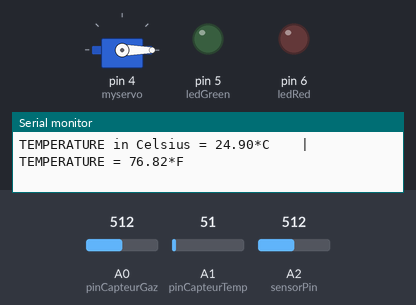
Recording of a sketch running on a simulated Arduino Mega 2560, built with avr-gcc and run on an emulated ATmega2560. On the bench: servo, output pins drawn as LEDs (lit = HIGH), the last lines printed to the serial monitor. Inputs (shaded band) come from the test bench; at power-on: A0 (pinCapteurGaz) = 512, A1 (pinCapteurTemp) = 51, A2 (sensorPin) = 512.

Above: at 1.2 s.
1.3 s: A0 (pinCapteurGaz) set to 490
At 2.4 s:
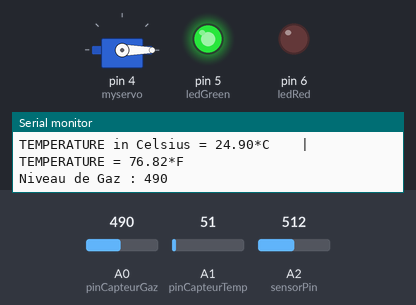
2.8 s: A0 (pinCapteurGaz) set to 514
At 3.5 s:
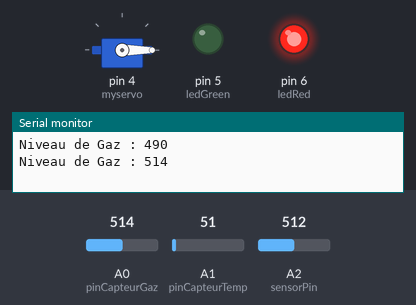
11.2 s: A0 (pinCapteurGaz) set to 122
At 12.3 s:
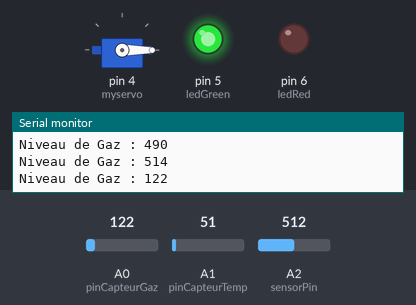
Timing chart, 0 to 13.7 s (numbered marks = the images above; inputs shaded):
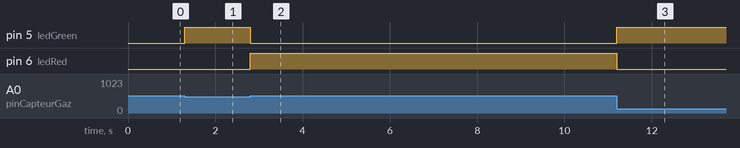

The sketch:

ArduinoCuisiniere.ino
```cpp
#include <Arduino.h>
#include "CapteurGaz.h"
#include "CapteurTemp.h"
#include "Electrovanne.h"
#include "ManoDig.h"

void setup() {
  // Initialiser la communication série du port COM (optionnel)
  Serial.begin(9600);
  CapteurGazSetup();
  CapteurTempSetup();
  ElectrovanneSetup();
  ManoDigSetup();
}

void loop() {
  CapteurGazLoop();
  CapteurTempLoop();
  ElectrovanneLoop();
  ManoDigLoop();
}
```

CapteurGaz.cpp
```cpp
#include <Arduino.h>
#include "CapteurGaz.h"

// Déclaration des broches
const int pinCapteurGaz = A0;
const int buzzer = 23;
const int ledRed = 6;
const int ledGreen = 5;

// Initialisation des valeurs initiales
int valeurPrec = 0;
unsigned long lastMillis = 0;
int valeurCapteurGaz = 0; // Définir `valeurCapteurGaz` comme variable globale

void CapteurGazSetup() {
  Serial.begin(9600); // Initialisation du monitor série
  pinMode(ledRed, OUTPUT); // Initialiser le port 25 comme une sortie digitale
  pinMode(ledGreen, OUTPUT);
}

void CapteurGazLoop() {
  // Obtention du temps actuel
  unsigned long currentMillis = millis();
  // Lecture de la valeur envoyée par le capteur
  valeurCapteurGaz = analogRead(pinCapteurGaz);

  if ((valeurCapteurGaz != valeurPrec) && (currentMillis - lastMillis >= 500)) {
    if (valeurCapteurGaz < 500) {
      digitalWrite(buzzer, LOW); // Eteindre le buzzer
      digitalWrite(ledRed, LOW); // Eteindre la LED
      digitalWrite(ledGreen, HIGH);
    } else {
      digitalWrite(buzzer, HIGH); // Allumer le buzzer
      digitalWrite(ledRed, HIGH); // Alluler la LED
      digitalWrite(ledGreen, LOW);
    }
    // Affichage du niveau de gaz sur le monitor série
    Serial.print("Niveau de Gaz : ");
    Serial.println(valeurCapteurGaz);

    // Mise à jour de la valeur précédente du capteur
    valeurPrec = valeurCapteurGaz;
    // Mise à jour du temps écoulé
    lastMillis = currentMillis;
  }
}
```

CapteurGaz.h
```cpp
#ifndef CAPTEURGAZ_H
#define CAPTEURGAZ_H

// Déclaration de "valeurCapteurGaz" comme une variable globale
extern int valeurCapteurGaz;
extern int valeurPrec;

void CapteurGazSetup();
void CapteurGazLoop();

#endif
```

CapteurTemp.cpp
```cpp
#include <Arduino.h>
#include "CapteurTemp.h"

// Déclaration des broches et variables
const int pinCapteurTemp = A1;
const int led = 12;
float valeurTempPrec = 0;
unsigned long lastTempMillis = 0;
int valeurTemp = 0;
float TempCel ;

void CapteurTempSetup() {
  Serial.begin(9600);    // Initialisation du port série
  pinMode(led, OUTPUT);  // Initialiser la LED comme une sortie digitale
}

void CapteurTempLoop() {
  // Obtention du temps actuel
  unsigned long currentTempMillis = millis();
  // Lecture de la valeur envoyée par le capteur de température
  valeurTemp = analogRead(pinCapteurTemp);
  TempCel = (valeurTemp / 1024.0) * 500;  // Conversion en Celsius

  if (currentTempMillis - lastTempMillis >= 500) {
    if (TempCel < 100) {
      digitalWrite(led, LOW);  // Éteindre le buzzer
    } else {
      digitalWrite(led, HIGH);  // Allumer le buzzer
    }

    if (TempCel != valeurTempPrec) {
      // Affichage de la température sur le monitor série
      Serial.print("TEMPERATURE in Celsius = ");  // Affichage de la température en Celsius
      Serial.print(TempCel);
      Serial.print("*C");
      Serial.print("    |    ");

      float TempFarh = (TempCel * 9) / 5 + 32;  // Conversion en Fahrenheit
      Serial.print("TEMPERATURE = ");           // Affichage de la température en Fahrenheit
      Serial.print(TempFarh);
      Serial.print("*F");
      Serial.println();

      // Mise à jour de la valeur précédente du capteur
      valeurTempPrec = TempCel;
    }
    // Mise à jour du temps écoulé
    lastTempMillis = currentTempMillis;
  }
}
```

CapteurTemp.h
```cpp
#ifndef CAPTEURTEMP_H
#define CAPTEURTEMP_H

// Déclaration de "TempValue" comme une variable globale
extern float TempCel;
extern float valeurTempPrec;

void CapteurTempSetup();
void CapteurTempLoop();

#endif
```

Electrovanne.cpp
```cpp
#include <Arduino.h>
#include "Electrovanne.h"
#include "CapteurGaz.h"
#include <Servo.h>   // La bibliothèque Servo pour contrôler le servo moteur
#include <Keypad.h>  // La bibliothèque Keypad pour lire les entrées du clavier

int temperatureTarget = 0;  // Initialise la variable pour stocker la température cible
float angle = 0;            // Initialise la variable pour stocker l'angle du servo moteur

Servo myservo;  // Crée un objet Servo pour contrôler le servo moteur

const byte ROWS = 4;  // Définit le nombre de lignes du clavier
const byte COLS = 3;  // Définit le nombre de colonnes du clavier

// Définit la disposition des touches sur le clavier
char keys[ROWS][COLS] = {
  { '1', '2', '3' },
  { '4', '5', '6' },
  { '7', '8', '9' },
  { '*', '0', '#' }
};

// Définit les broches Arduino connectées aux lignes du clavier
byte rowPins[ROWS] = { 10, 9, 8, 7 };
// Définit les broches Arduino connectées aux colonnes du clavier
byte colPins[COLS] = { 11, 12, 13 };

// Crée un objet Keypad pour gérer les entrées du clavier
Keypad keypad = Keypad(makeKeymap(keys), rowPins, colPins, ROWS, COLS);

// Fonction pour convertir la température en angle du servo
float temperature_Angle(float temperature) {
  float m = 180.0 / 1100.0;    // Pente de la conversion linéaire
  float b = -90.0;             // Décalage de la conversion linéaire
  return m * temperature + b;  // Calcule l'angle à partir de la température
}

void ElectrovanneSetup() {
  // Initialise la communication série à 9600 bauds
  Serial.begin(9600);
  // Attache le servo à la broche 4 de l'Arduino
  myservo.attach(4);
}

void ElectrovanneLoop() {
  if (valeurCapteurGaz > 500 && (valeurCapteurGaz != valeurPrec)) {
    Serial.println("Niveau de gaz eleve ! Fermeture du gaz.");
    myservo.write(0);  // Ramener le servomoteur à zéro
    valeurPrec = valeurCapteurGaz;
  } else {
    static int userInput = 0;    // Variable statique pour stocker l'entrée utilisateur
    static int digitCount = 0;   // Compteur statique pour les chiffres entrés
    char key = keypad.getKey();  // Lire une touche du clavier

    if (key != NO_KEY) {                           // Si une touche est pressée
      if (isdigit(key)) {                          // Si la touche est un chiffre
        userInput = userInput * 10 + (key - '0');  // Ajouter le chiffre à l'entrée utilisateur
        digitCount++;                              // Incrémenter le compteur de chiffres
        Serial.print(key);                         // Afficher le chiffre entré sur le moniteur série
      } else if (key == '*') {                     // Si l'utilisateur appuie sur '*'
        digitCount = 0;                            // Réinitialiser le compteur de chiffres
        userInput = 0;                             // Réinitialiser l'entrée utilisateur
        Serial.println("Réinitialisation de l'entrée.");
      } else if (key == '#') {  // Si l'utilisateur appuie sur '#'
        // Vérification de la température entrée
        if (digitCount >= 2 && userInput >= 10 && userInput <= 1100) {
          Serial.print("Temperature valide : ");
          Serial.println(userInput);

          // Convertir l'entrée utilisateur en température cible
          temperatureTarget = userInput;

          // Conversion de la température en angle du servo
          float tempObtenue = temperature_Angle(temperatureTarget);
          angle = map(tempObtenue, -90, 90, 1000, 2000);  // Conversion de l'angle en une plage de 0 à 180 degrés pour le servo

          // Définir l'angle du servo
          myservo.write(angle);

          Serial.print("Angle pour le servo : ");
          Serial.println(tempObtenue);
        } else {
          Serial.println("Entrée invalide. Veuillez entrer une température entre 10 et 1100.");
        }
        digitCount = 0;
        userInput = 0;
      }
    }
  }
}
```

Electrovanne.h
```cpp
#ifndef ELECTROVANNE_H
#define ELECTROVANNE_H


void ElectrovanneSetup();
void ElectrovanneLoop();

#endif
```

ManoDig.cpp
```cpp
#include <Arduino.h>
#include "ManoDig.h"
const int sensorPin = A2; // Broche analogique où le capteur est connecté
int sensorValuePrec = 0;

void ManoDigSetup() {
  Serial.begin(9600); // Initialiser la communication série
}

void ManoDigLoop() {
  // Lire la valeur analogique du capteur
  int sensorValue = analogRead(sensorPin);

  if(sensorValue != sensorValuePrec){
     // Convertir la valeur analogique en tension (0 - 5V)
  float voltage = sensorValue * (5.0 / 1023.0);

  // Convertir la tension en pression (kPa)
  // MPX4250 : 0.2V à 4.9V correspond à 20 kPa à 250 kPa
  float pressure_kPa = (voltage - 0.2) * (250.0 - 20.0) / (4.9 - 0.2) + 20.0;

  // Calculer la pression en pourcentage
  float pressure_percentage = (pressure_kPa - 20.0) * 100 / (250.0 - 20.0);
   // Afficher les résultats sur le moniteur série
  Serial.print("Tension (V): ");
  Serial.print(voltage);
  Serial.print(" | Pression (kPa): ");
  Serial.print(pressure_kPa);
  Serial.print(" | Pression (%): ");
  Serial.println(pressure_percentage);

  sensorValuePrec = sensorValue;
  }


}
```

ManoDig.h
```cpp
#ifndef MANODIG_H
#define MANODIG_H


void ManoDigSetup();
void ManoDigLoop();

#endif
```

Measured:
- the behaviour switches between 499 and 500 on A0 (pinCapteurGaz) (found by bisection; images 1 and 2)
- after the input at 1.3 s, pin 5 (ledGreen): LOW → HIGH at once
- after the input at 2.8 s, pin 5 (ledGreen): HIGH → LOW at once; pin 6 (ledRed): LOW → HIGH at once
- after the input at 11.2 s, pin 5 (ledGreen): LOW → HIGH at once; pin 6 (ledRed): HIGH → LOW at once
